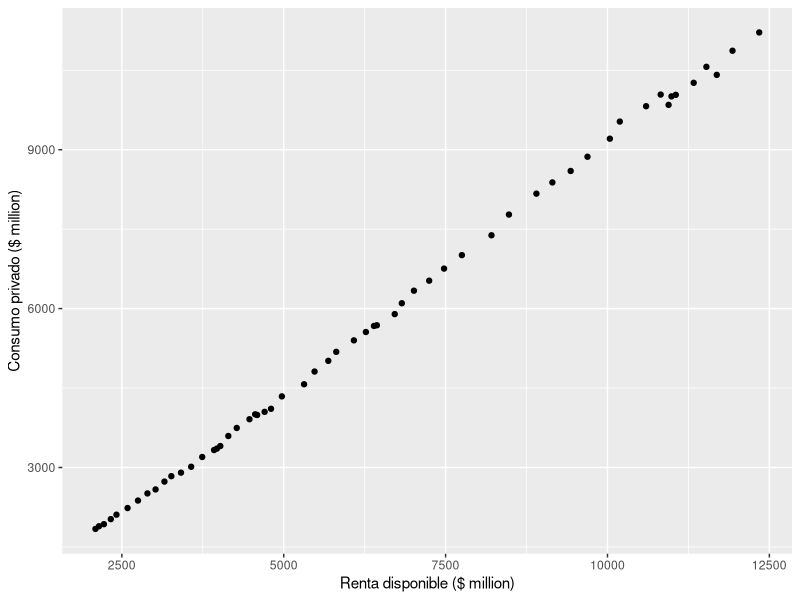
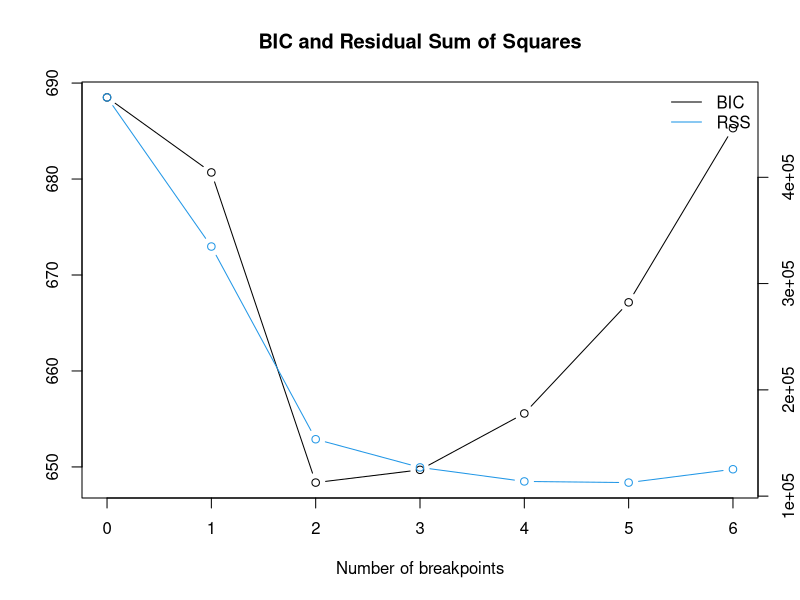
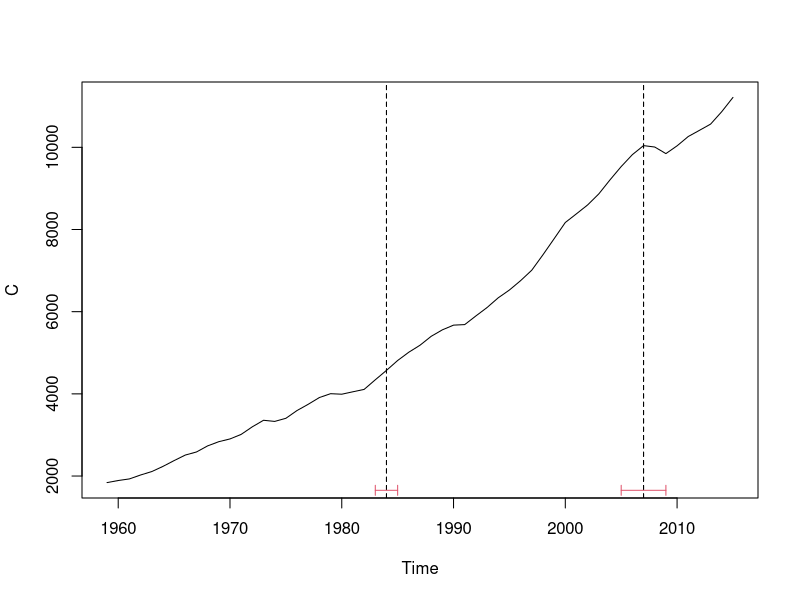

The R source for these figures, in order:
library(tidyverse)
CONS_USA <- read_csv("CONS_USA.csv")
ts_CONS_USA <- ts(CONS_USA[,2:3], start=c(1959), end = c(2015))
#
CONS_USA %>%
ggplot(aes(x = Y, y = C)) +
geom_point() +
ylab("Consumo privado ($ million)") + xlab("Renta disponible ($ million)")
#
KEYNES_model <- lm (C ~ Y, data = ts_CONS_USA)
summary(KEYNES_model)
#
library(strucchange)
bp.cons <- breakpoints(C ~ Y, data = ts_CONS_USA)
summary(bp.cons)
#
C <- ts(CONS_USA$C, start=c(1959, 1), end=c(2015, 1), frequency=1)
plot(bp.cons)
plot(C)
lines(bp.cons)
#
ci.cons <- confint(bp.cons)
ci.cons
lines(ci.cons)
